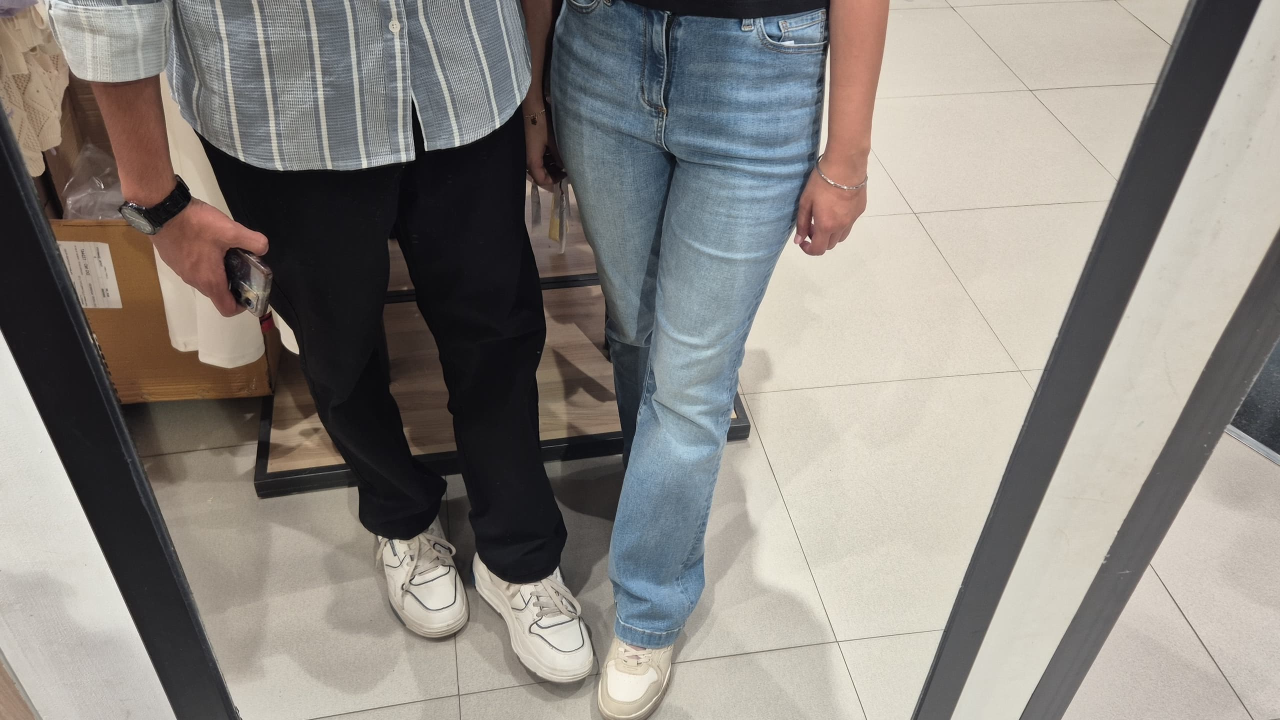
#> input picture phase-3/vansh_palak.jpg, 2560 x 1440 px (shown at 1/2 size)
$ jupyter execute image_drawing_techniques.ipynb
#> lines starting #> are read from the running program, lines starting #| are printed output that depends on the picture; after the words box and inside, x2 and y2 are one past the last pixel; in counts of white or black regions, pixels touching at a corner belong together
[cell 1]
# drawing a line on an image
import cv2
import matplotlib.pyplot as plt

# Load and scale image using OpenCV
img = cv2.imread('vansh_palak.jpg')
#> img is the input picture: shape (1440, 2560, 3); mean B, G, R 129.6, 135, 139.4
scaled_img = cv2.resize(img, None, fx=1.5, fy=0.5, interpolation=cv2.INTER_LINEAR)
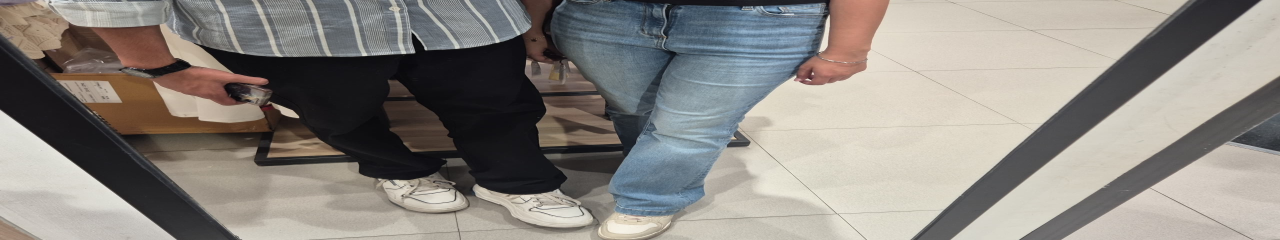
#> scaled_img: shape (720, 3840, 3) (shown at 1/3 size); mean B, G, R 129.6, 135, 139.4

# Convert BGR (OpenCV) to RGB (Matplotlib)
img_rgb = cv2.cvtColor(scaled_img, cv2.COLOR_BGR2RGB)

# Display image with X and Y axes
plt.figure(figsize=(8, 6))
plt.imshow(img_rgb)
plt.title("Scaled Image with Axes")
plt.xlabel("X-axis (Width in pixels)")
plt.ylabel("Y-axis (Height in pixels)")
plt.grid(True, alpha=0.3)  # Optional: adds grid lines over the image
plt.show()

[cell 2]
if img is not None:
    print("image loaded successfully")
    pt1=(500,600)
    pt2=(2500,600)
    color=(255,0,0)
    thickness=4
    cropped=img[500:2500,200:1600]
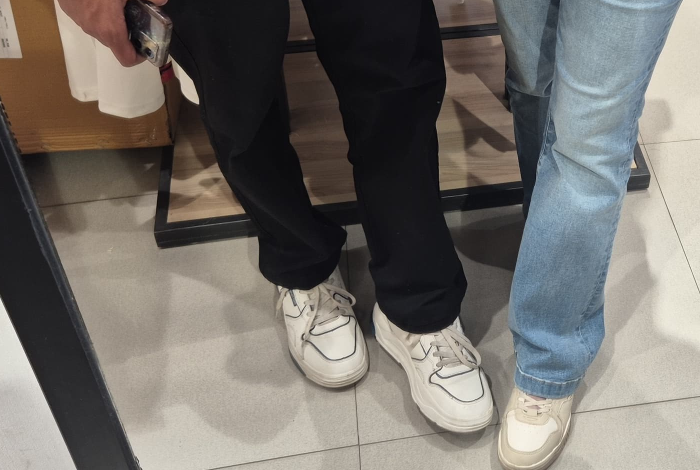
#> cropped: shape (940, 1400, 3) (shown at 1/2 size); mean B, G, R 106.7, 112, 116.1
    cv2.line(cropped,pt1,pt2,color,thickness)
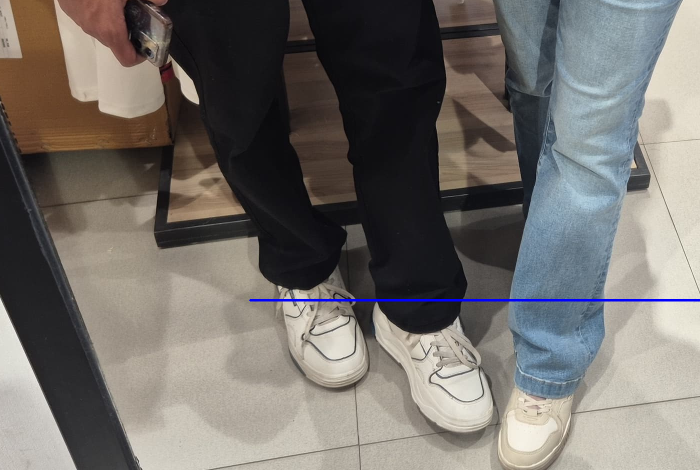
#> cropped: shape (940, 1400, 3) (shown at 1/2 size); 0.34% of pixels changed, all inside (x1, y1, x2, y2) = (498, 598, 1400, 603)
    cv2.imshow("line drawing",cropped)
    cv2.waitKey(0)
    cv2.destroyAllWindows()

[cell 3]
# drawing a rectangle in an image using rectangle function
"""cv2.rectangle(img,pt1,pt2,color,thickness)
pt1=top left corner
pt2=bottom right corner"""
image=cv2.imread("vansh_palak.jpg")
if image is not None:
    pt1=(500,200)
    pt2=(1000,600)
    color=(0,0,0)
    thickness=4
    cv2.rectangle(image,pt1,pt2,color,thickness)
    cv2.imshow("rectangle image :",image)
    cv2.waitKey(0)
    cv2.destroyAllWindows()
else:
    print("no image found ")

[cell 4]
# drawing a circle inside an image
"""
this user center and radiour
cv2.circle(image,center,radiour,color,thickness)"""

image=cv2.imread("vansh_palak.jpg")
if image is not None:
    center=(150,150)
    radious=100
    color=(0,0,0)
    thickness=-1
    # when we use thickness =-1 , it fills the circle with the color chosen

    cv2.circle(image,center,radious,color,thickness)
    cv2.imshow("rectangle image :",image)
    cv2.waitKey(0)
    cv2.destroyAllWindows()
else:
    print("no image found ")

[cell 5]
# adding text in the image
""" cv2.putText(image,text,org,font,fontScale,color,thickenss)

org=bottom left corner of the text
font = font type from family
font scale = text size ----
1.0=normal
2.0=big
"""

image=cv2.imread("vansh_palak.jpg")
if image is not None:

    cv2.putText(image,"vansh vansh loves pal pal",(500,200),cv2.FONT_HERSHEY_SCRIPT_COMPLEX,1.2,(0,0,255),2)
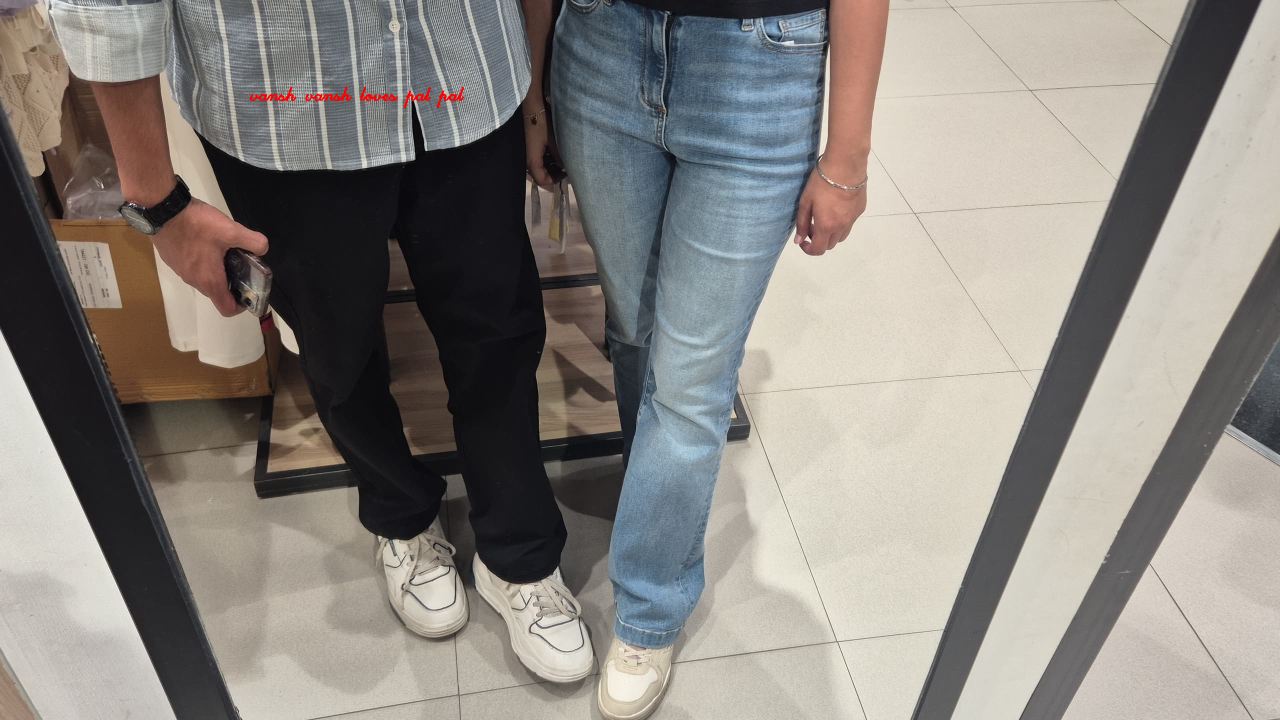
#> image: shape (1440, 2560, 3) (shown at 1/2 size); mean B, G, R 129.5, 134.9, 139.5
    cv2.imshow("yourrr loveee :",image)
    cv2.waitKey(0)
    cv2.destroyAllWindows()
else:
    print("no image found ")
